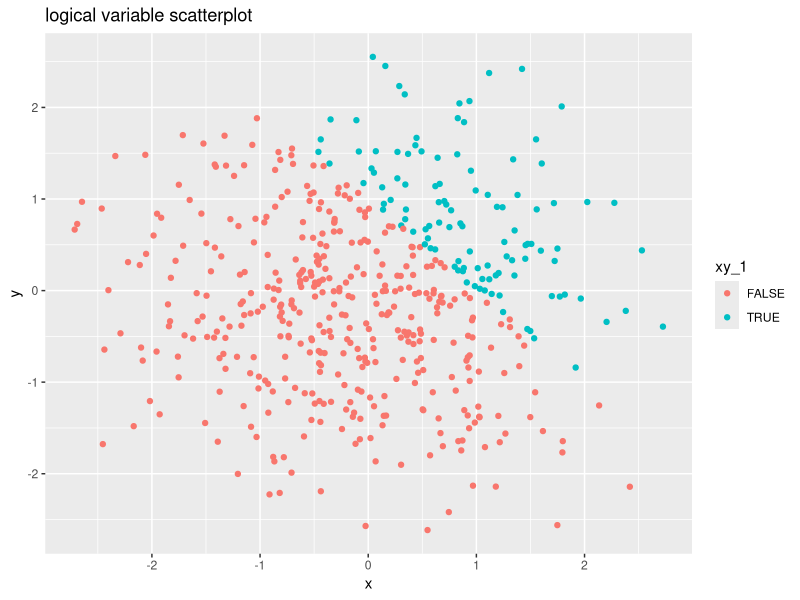
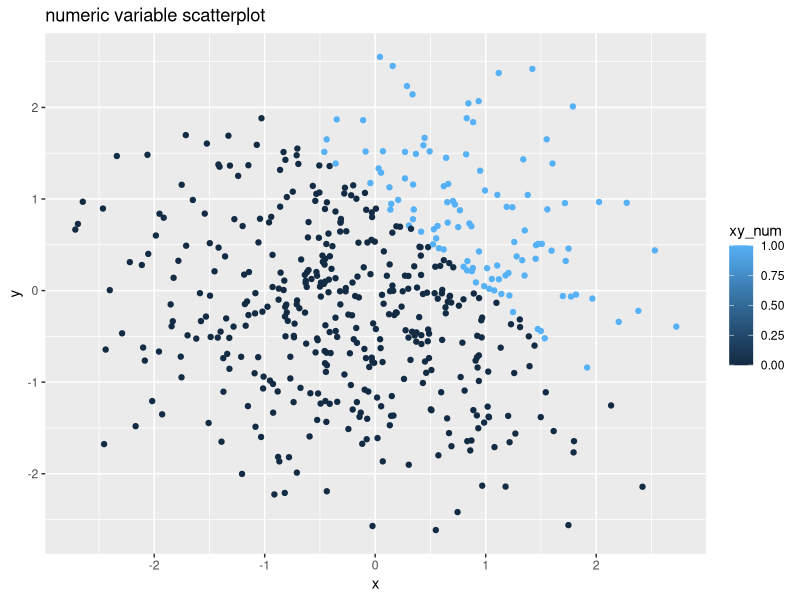
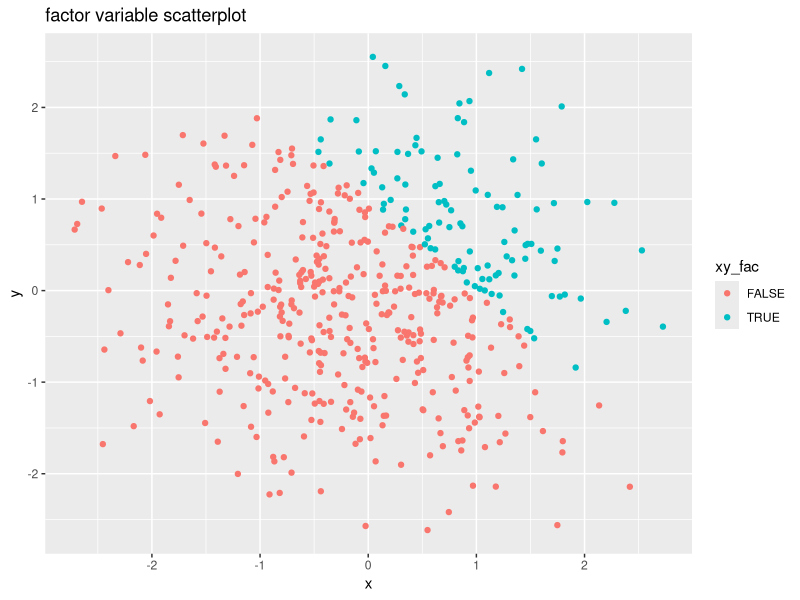
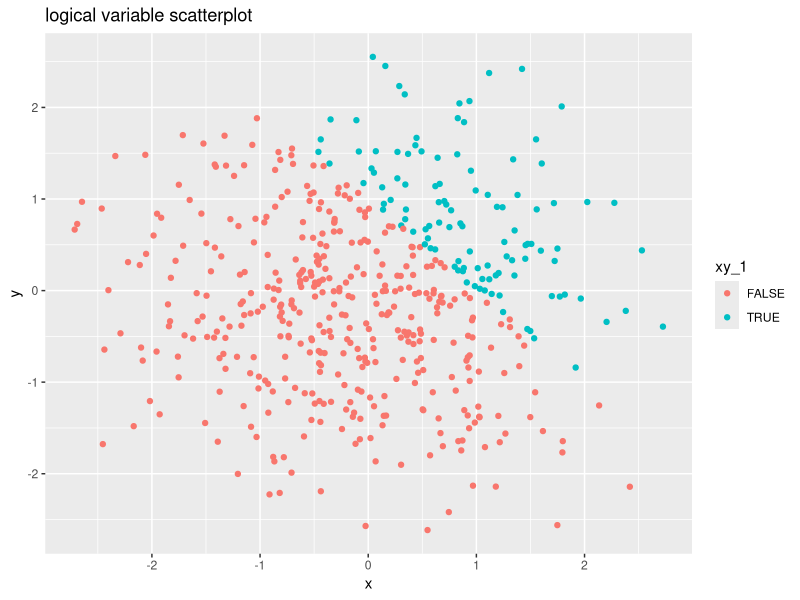

Write R code to recreate these figures, in order.
## ---- chunk 1
knitr::opts_chunk$set(echo = TRUE)
## ---- chunk 2
library(tidyverse)
## ---- chunk 3
#create dataframe
set.seed(500)
df = tibble(
  nsamp = rnorm(8),
  nsamp_pos = nsamp > 0,
  vec_char = c("a","b","c","d","e","f","g","h"),
  vec_fac = factor(c("1","1","1","2","2","2","3","3"))
)

#take the mean of each varaible
mean_nsamp = mean(pull(df, nsamp))
#mean_nsamp
mean_nsamp_pos = mean(pull(df, nsamp_pos))
#mean_nsamp_pos
mean_vec_char = mean(pull(df, vec_char))

#mean_vec_char
mean_vec_fac = mean(pull(df, vec_fac))
#mean_vec_fac
## ---- chunk 4
#create the data frame
set.seed(500)
df2 = tibble(
  x = rnorm(500),
  y = rnorm(500),
  xy_1 = x + y > 1,
  xy_num = as.numeric(xy_1),
  xy_fac = as.factor(xy_1) 
)
## ---- chunk 5
#create the gg plot
library(ggplot2)

ggplot(data=df2, aes(x = x, y = y, color = xy_1)) + geom_point() + labs(title = "logical variable scatterplot")
#save the plot
ggsave("logical variable scatterplot.pdf")

ggplot(data=df2, aes(x = x, y = y, color = xy_num)) + geom_point()+ labs(title = "numeric variable scatterplot")
ggplot(data=df2, aes(x = x, y = y, color = xy_fac)) + geom_point()+ labs(title = "factor variable scatterplot")
